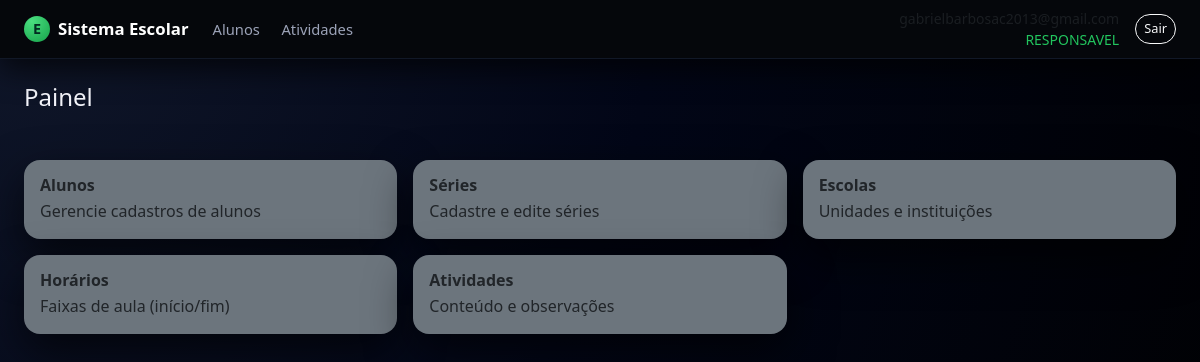
/ (signed in), run on an earlier commit of the app's database.
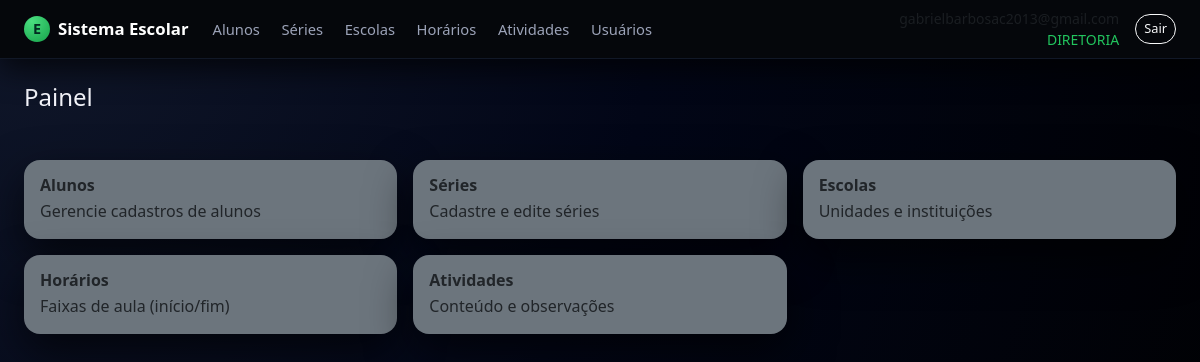
And on a later commit of the database.
### app.py (models this page shows, shortened)
class Usuario(db.Model, UserMixin):
    __tablename__ = "usuario"
    id = db.Column(db.Integer, primary_key=True)
    email = db.Column(db.String(120), unique=True, nullable=False)
    senha_hash = db.Column(db.String(255), nullable=False)
    papel = db.Column(db.String(30), nullable=False, default="ALUNO")
    ativo = db.Column(db.Boolean, nullable=False, default=True)
    created_at = db.Column(db.DateTime, nullable=False, default=datetime.utcnow)
    aluno_id = db.Column(db.Integer, db.ForeignKey("aluno.id"), nullable=True)
    aluno = db.relationship("Aluno", lazy="joined")
    def papel_upper(self):
        return (self.papel or "").upper()

### app.py (the view)
@app.route("/")
@login_required
def index():
    return render_template("index.html")

### app.py (called while the page is built)
@login_manager.user_loader
def load_user(uid):
    return db.session.get(Usuario, int(uid))

@app.context_processor
def inject_can():
    return dict(can=can)

### templates/index.html (shortened to what this page needs)
{% extends 'base.html' %}
{% block content %}
<h1 class="h4 mb-4">Painel</h1>
<div class="row g-3">
  <div class="col-12 col-md-6 col-lg-4">
    <a href="{{ url_for('alunos_list') }}" class="text-decoration-none text-light">
      <div class="card bg-secondary border-0 card-hover">
        <div class="card-body">
          <h5 class="card-title mb-1">Alunos</h5>
          <p class="card-text text-light-50 mb-0">Gerencie cadastros de alunos</p>
        </div>
      </div>
    </a>
  </div>
  <div class="col-12 col-md-6 col-lg-4">
    <a href="{{ url_for('series_list') }}" class="text-decoration-none text-light">
      <div class="card bg-secondary border-0 card-hover">
        <div class="card-body">
          <h5 class="card-title mb-1">Séries</h5>
          <p class="card-text text-light-50 mb-0">Cadastre e edite séries</p>
        </div>
      </div>
    </a>
  </div>
  <div class="col-12 col-md-6 col-lg-4">
    <a href="{{ url_for('escolas_list') }}" class="text-decoration-none text-light">
      <div class="card bg-secondary border-0 card-hover">
        <div class="card-body">
          <h5 class="card-title mb-1">Escolas</h5>
          <p class="card-text text-light-50 mb-0">Unidades e instituições</p>
        </div>
      </div>
    </a>
  </div>
  <div class="col-12 col-md-6 col-lg-4">
    <a href="{{ url_for('horarios_list') }}" class="text-decoration-none text-light">
      <div class="card bg-secondary border-0 card-hover">
        <div class="card-body">
          <h5 class="card-title mb-1">Horários</h5>
          <p class="card-text text-light-50 mb-0">Faixas de aula (início/fim)</p>
        </div>
      </div>
    </a>
  </div>
  <div class="col-12 col-md-6 col-lg-4">
    <a href="{{ url_for('atividades_list') }}" class="text-decoration-none text-light">
      <div class="card bg-secondary border-0 card-hover">
        <div class="card-body">
          <h5 class="card-title mb-1">Atividades</h5>
          <p class="card-text text-light-50 mb-0">Conteúdo e observações</p>
        </div>
      </div>
    </a>
  </div>
</div>
{% endblock %}

### templates/base.html (shortened to what this page needs)
<!doctype html>
<html lang="pt-BR">
<head>
  <link
    href="https://cdn.jsdelivr.net/npm/bootstrap@5.3.3/dist/css/bootstrap.min.css"
    rel="stylesheet"
  >
  <link rel="stylesheet" href="{{ url_for('static', filename='css/style.css') }}">
</head>
<body class="app-body">
  <header class="app-navbar navbar navbar-expand-lg navbar-dark">
    <div class="container-fluid px-3 px-lg-4">
      <a class="navbar-brand d-flex align-items-center gap-2" href="{{ url_for('index') }}">
        <span class="brand-icon">E</span>
        <span class="fw-semibold">Sistema Escolar</span>
      </a>
      {% if current_user.is_authenticated %}
        <div class="collapse navbar-collapse" id="mainNav">
          <ul class="navbar-nav me-auto mb-2 mb-lg-0 app-menu">
            {% set papel = current_user.papel_upper() if current_user.is_authenticated else '' %}
            <li class="nav-item">
              <a class="nav-link {% if request.endpoint and 'alunos' in request.endpoint %}active{% endif %}"
                 href="{{ url_for('alunos_list') }}">
                Alunos
              </a>
            </li>
            {% if papel not in ['RESPONSAVEL', 'ALUNO'] %}
              <li class="nav-item">
                <a class="nav-link {% if request.endpoint and 'series_' in request.endpoint %}active{% endif %}"
                   href="{{ url_for('series_list') }}">
                  Séries
                </a>
              </li>
              <li class="nav-item">
                <a class="nav-link {% if request.endpoint and 'escolas_' in request.endpoint %}active{% endif %}"
                   href="{{ url_for('escolas_list') }}">
                  Escolas
                </a>
              </li>
              <li class="nav-item">
                <a class="nav-link {% if request.endpoint and 'horarios_' in request.endpoint %}active{% endif %}"
                   href="{{ url_for('horarios_list') }}">
                  Horários
                </a>
              </li>
            {% endif %}
            <li class="nav-item">
              <a class="nav-link {% if request.endpoint and 'atividades_' in request.endpoint %}active{% endif %}"
                 href="{{ url_for('atividades_listar') }}">
                Atividades
              </a>
            </li>
            {% if papel == 'DIRETORIA' %}
              <li class="nav-item">
                <a class="nav-link {% if request.endpoint and 'usuarios_' in request.endpoint %}active{% endif %}"
                   href="{{ url_for('usuarios_list') }}">
                  Usuários
                </a>
              </li>
            {% endif %}
          </ul>
          <div class="d-flex align-items-center gap-3">
            <div class="text-end small text-muted d-none d-md-block">
              <div>{{ current_user.email }}</div>
              <div class="text-accent">{{ current_user.papel_upper() }}</div>
            </div>
            <form method="post" action="{{ url_for('logout') }}">
              <button class="btn btn-sm btn-outline-light" type="submit">Sair</button>
            </form>
          </div>
        </div>
      {% endif %}
    </div>
  </header>
  <main class="app-main container-fluid px-3 px-lg-4 py-4">
    <div class="page-wrapper">
      {% block content %}{% endblock %}
    </div>
  </main>
</body>
</html>

What changed in the data, as far as the page shows it:
changed Usuario "gabrielbarbosac2013@gmail.com": papel "RESPONSAVEL" → "DIRETORIA" (drawn); papel_upper "RESPONSAVEL" → "DIRETORIA"
Also different on the page:
text now shown: "Séries Escolas Horários Usuários"
